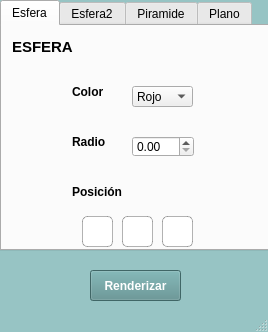
<?xml version="1.0" encoding="UTF-8"?>
<ui version="4.0">
 <class>VentanaPrincipal</class>
 <widget class="QMainWindow" name="VentanaPrincipal">
  <property name="geometry">
   <rect>
    <x>0</x>
    <y>0</y>
    <width>268</width>
    <height>332</height>
   </rect>
  </property>
  <property name="windowTitle">
   <string>Interfaz</string>
  </property>
  <property name="styleSheet">
   <string notr="true">QMainWindow{
	background: #97c4c4;
	margin: 20px auto;
	padding: 18px 20px;
	width: 200px;
	background-clip: padding-box;
	border-bottom-color: #142647;
	border-radius: 5px;
}

</string>
  </property>
  <widget class="QWidget" name="centralwidget">
   <widget class="QPushButton" name="boton_renderizar">
    <property name="geometry">
     <rect>
      <x>90</x>
      <y>270</y>
      <width>91</width>
      <height>31</height>
     </rect>
    </property>
    <property name="font">
     <font>
      <weight>75</weight>
      <bold>true</bold>
     </font>
    </property>
    <property name="styleSheet">
     <string notr="true">QPushButton{
	background:#5a8f8f;
	color:#fff;
}
</string>
    </property>
    <property name="text">
     <string>Renderizar</string>
    </property>
    <property name="autoRepeatDelay">
     <number>1</number>
    </property>
   </widget>
   <widget class="QTabWidget" name="colorE2">
    <property name="geometry">
     <rect>
      <x>0</x>
      <y>0</y>
      <width>271</width>
      <height>251</height>
     </rect>
    </property>
    <property name="sizePolicy">
     <sizepolicy hsizetype="Expanding" vsizetype="Expanding">
      <horstretch>5</horstretch>
      <verstretch>0</verstretch>
     </sizepolicy>
    </property>
    <property name="maximumSize">
     <size>
      <width>16777215</width>
      <height>16777215</height>
     </size>
    </property>
    <property name="styleSheet">
     <string notr="true">QTabWidget::pane &gt; QWidget {
    background-color: #97c4c4;

}

QTabWidget::pane {
    background-color: #97c4c4;
}

</string>
    </property>
    <property name="currentIndex">
     <number>0</number>
    </property>
    <widget class="QWidget" name="tab">
     <attribute name="title">
      <string>Esfera</string>
     </attribute>
     <widget class="QTextEdit" name="xEsfera1">
      <property name="geometry">
       <rect>
        <x>80</x>
        <y>190</y>
        <width>31</width>
        <height>31</height>
       </rect>
      </property>
      <property name="sizePolicy">
       <sizepolicy hsizetype="Expanding" vsizetype="Expanding">
        <horstretch>0</horstretch>
        <verstretch>0</verstretch>
       </sizepolicy>
      </property>
      <property name="maximumSize">
       <size>
        <width>16777215</width>
        <height>16777215</height>
       </size>
      </property>
      <property name="styleSheet">
       <string notr="true">QTextEdit{ 
	background: #fff;
	font-size: 13px;
	color: #000;
	border: 1px solid rgba(0,0,0,0.3);
	border-radius: 5px;
}</string>
      </property>
      <property name="verticalScrollBarPolicy">
       <enum>Qt::ScrollBarAlwaysOff</enum>
      </property>
      <property name="horizontalScrollBarPolicy">
       <enum>Qt::ScrollBarAlwaysOff</enum>
      </property>
     </widget>
     <widget class="QTextEdit" name="zEsfera1">
      <property name="geometry">
       <rect>
        <x>160</x>
        <y>190</y>
        <width>31</width>
        <height>31</height>
       </rect>
      </property>
      <property name="styleSheet">
       <string notr="true">QTextEdit{ 
	background: #fff;
	font-size: 13px;
	color: #000;
	border: 1px solid rgba(0,0,0,0.3);
	border-radius: 5px;
}</string>
      </property>
      <property name="verticalScrollBarPolicy">
       <enum>Qt::ScrollBarAlwaysOff</enum>
      </property>
      <property name="horizontalScrollBarPolicy">
       <enum>Qt::ScrollBarAlwaysOff</enum>
      </property>
     </widget>
     <widget class="QTextEdit" name="yEsfera1">
      <property name="geometry">
       <rect>
        <x>120</x>
        <y>190</y>
        <width>31</width>
        <height>31</height>
       </rect>
      </property>
      <property name="styleSheet">
       <string notr="true">QTextEdit{ 
	background: #fff;
	font-size: 13px;
	color: #000;
	border: 1px solid rgba(0,0,0,0.3);
	border-radius: 5px;
}</string>
      </property>
      <property name="verticalScrollBarPolicy">
       <enum>Qt::ScrollBarAlwaysOff</enum>
      </property>
      <property name="horizontalScrollBarPolicy">
       <enum>Qt::ScrollBarAlwaysOff</enum>
      </property>
     </widget>
     <widget class="QLabel" name="label_3">
      <property name="geometry">
       <rect>
        <x>10</x>
        <y>0</y>
        <width>61</width>
        <height>41</height>
       </rect>
      </property>
      <property name="font">
       <font>
        <pointsize>11</pointsize>
        <weight>75</weight>
        <bold>true</bold>
       </font>
      </property>
      <property name="styleSheet">
       <string notr="true">QLabel{
	}</string>
      </property>
      <property name="text">
       <string>ESFERA</string>
      </property>
     </widget>
     <widget class="QLabel" name="label_7">
      <property name="geometry">
       <rect>
        <x>70</x>
        <y>150</y>
        <width>61</width>
        <height>31</height>
       </rect>
      </property>
      <property name="font">
       <font>
        <weight>75</weight>
        <bold>true</bold>
       </font>
      </property>
      <property name="text">
       <string>Posición</string>
      </property>
     </widget>
     <widget class="QDoubleSpinBox" name="radioE1">
      <property name="geometry">
       <rect>
        <x>130</x>
        <y>110</y>
        <width>62</width>
        <height>21</height>
       </rect>
      </property>
     </widget>
     <widget class="QLabel" name="label_12">
      <property name="geometry">
       <rect>
        <x>70</x>
        <y>50</y>
        <width>61</width>
        <height>31</height>
       </rect>
      </property>
      <property name="font">
       <font>
        <weight>75</weight>
        <bold>true</bold>
       </font>
      </property>
      <property name="text">
       <string>Color</string>
      </property>
     </widget>
     <widget class="QComboBox" name="colorE1">
      <property name="geometry">
       <rect>
        <x>130</x>
        <y>60</y>
        <width>61</width>
        <height>21</height>
       </rect>
      </property>
      <item>
       <property name="text">
        <string>Rojo</string>
       </property>
      </item>
      <item>
       <property name="text">
        <string>Verde</string>
       </property>
      </item>
      <item>
       <property name="text">
        <string>Azul</string>
       </property>
      </item>
      <item>
       <property name="text">
        <string>Blanco</string>
       </property>
      </item>
      <item>
       <property name="text">
        <string>Morado</string>
       </property>
      </item>
      <item>
       <property name="text">
        <string>Amarillo</string>
       </property>
      </item>
      <item>
       <property name="text">
        <string>New Item</string>
       </property>
      </item>
      <item>
       <property name="text">
        <string>Anaranjado</string>
       </property>
      </item>
     </widget>
     <widget class="QLabel" name="label_14">
      <property name="geometry">
       <rect>
        <x>70</x>
        <y>100</y>
        <width>51</width>
        <height>31</height>
       </rect>
      </property>
      <property name="font">
       <font>
        <weight>75</weight>
        <bold>true</bold>
       </font>
      </property>
      <property name="text">
       <string>Radio</string>
      </property>
     </widget>
    </widget>
    <widget class="QWidget" name="tab_3">
     <attribute name="title">
      <string>Esfera2</string>
     </attribute>
     <widget class="QLabel" name="label_8">
      <property name="geometry">
       <rect>
        <x>70</x>
        <y>150</y>
        <width>61</width>
        <height>31</height>
       </rect>
      </property>
      <property name="font">
       <font>
        <weight>75</weight>
        <bold>true</bold>
       </font>
      </property>
      <property name="text">
       <string>Posición</string>
      </property>
     </widget>
     <widget class="QDoubleSpinBox" name="radioE2">
      <property name="geometry">
       <rect>
        <x>130</x>
        <y>110</y>
        <width>62</width>
        <height>21</height>
       </rect>
      </property>
     </widget>
     <widget class="QTextEdit" name="zEsfera2">
      <property name="geometry">
       <rect>
        <x>160</x>
        <y>190</y>
        <width>31</width>
        <height>31</height>
       </rect>
      </property>
      <property name="styleSheet">
       <string notr="true">QTextEdit{ 
	background: #fff;
	font-size: 13px;
	color: #000;
	border: 1px solid rgba(0,0,0,0.3);
	border-radius: 5px;
}</string>
      </property>
      <property name="verticalScrollBarPolicy">
       <enum>Qt::ScrollBarAlwaysOff</enum>
      </property>
      <property name="horizontalScrollBarPolicy">
       <enum>Qt::ScrollBarAlwaysOff</enum>
      </property>
     </widget>
     <widget class="QLabel" name="label_6">
      <property name="geometry">
       <rect>
        <x>10</x>
        <y>0</y>
        <width>71</width>
        <height>41</height>
       </rect>
      </property>
      <property name="font">
       <font>
        <pointsize>11</pointsize>
        <weight>75</weight>
        <bold>true</bold>
       </font>
      </property>
      <property name="styleSheet">
       <string notr="true">QLabel{
	}</string>
      </property>
      <property name="text">
       <string>ESFERA 2</string>
      </property>
     </widget>
     <widget class="QTextEdit" name="yEsfera2">
      <property name="geometry">
       <rect>
        <x>120</x>
        <y>190</y>
        <width>31</width>
        <height>31</height>
       </rect>
      </property>
      <property name="styleSheet">
       <string notr="true">QTextEdit{ 
	background: #fff;
	font-size: 13px;
	color: #000;
	border: 1px solid rgba(0,0,0,0.3);
	border-radius: 5px;
}</string>
      </property>
      <property name="verticalScrollBarPolicy">
       <enum>Qt::ScrollBarAlwaysOff</enum>
      </property>
      <property name="horizontalScrollBarPolicy">
       <enum>Qt::ScrollBarAlwaysOff</enum>
      </property>
     </widget>
     <widget class="QLabel" name="label_15">
      <property name="geometry">
       <rect>
        <x>70</x>
        <y>100</y>
        <width>51</width>
        <height>31</height>
       </rect>
      </property>
      <property name="font">
       <font>
        <weight>75</weight>
        <bold>true</bold>
       </font>
      </property>
      <property name="text">
       <string>Radio</string>
      </property>
     </widget>
     <widget class="QTextEdit" name="xEsfera2">
      <property name="geometry">
       <rect>
        <x>80</x>
        <y>190</y>
        <width>31</width>
        <height>31</height>
       </rect>
      </property>
      <property name="sizePolicy">
       <sizepolicy hsizetype="Expanding" vsizetype="Expanding">
        <horstretch>0</horstretch>
        <verstretch>0</verstretch>
       </sizepolicy>
      </property>
      <property name="maximumSize">
       <size>
        <width>16777215</width>
        <height>16777215</height>
       </size>
      </property>
      <property name="styleSheet">
       <string notr="true">QTextEdit{ 
	background: #fff;
	font-size: 13px;
	color: #000;
	border: 1px solid rgba(0,0,0,0.3);
	border-radius: 5px;
}</string>
      </property>
      <property name="verticalScrollBarPolicy">
       <enum>Qt::ScrollBarAlwaysOff</enum>
      </property>
      <property name="horizontalScrollBarPolicy">
       <enum>Qt::ScrollBarAlwaysOff</enum>
      </property>
     </widget>
     <widget class="QComboBox" name="comboBox_7">
      <property name="geometry">
       <rect>
        <x>130</x>
        <y>60</y>
        <width>61</width>
        <height>21</height>
       </rect>
      </property>
     </widget>
     <widget class="QLabel" name="label_16">
      <property name="geometry">
       <rect>
        <x>70</x>
        <y>50</y>
        <width>61</width>
        <height>31</height>
       </rect>
      </property>
      <property name="font">
       <font>
        <weight>75</weight>
        <bold>true</bold>
       </font>
      </property>
      <property name="text">
       <string>Color</string>
      </property>
     </widget>
    </widget>
    <widget class="QWidget" name="tab_2">
     <attribute name="title">
      <string>Piramide</string>
     </attribute>
     <widget class="QLabel" name="label_13">
      <property name="geometry">
       <rect>
        <x>70</x>
        <y>50</y>
        <width>61</width>
        <height>31</height>
       </rect>
      </property>
      <property name="font">
       <font>
        <weight>75</weight>
        <bold>true</bold>
       </font>
      </property>
      <property name="text">
       <string>Color</string>
      </property>
     </widget>
     <widget class="QLabel" name="label_4">
      <property name="geometry">
       <rect>
        <x>10</x>
        <y>0</y>
        <width>81</width>
        <height>41</height>
       </rect>
      </property>
      <property name="font">
       <font>
        <pointsize>11</pointsize>
        <weight>75</weight>
        <bold>true</bold>
       </font>
      </property>
      <property name="styleSheet">
       <string notr="true">QLabel{
	}</string>
      </property>
      <property name="text">
       <string>PIRAMIDE</string>
      </property>
     </widget>
     <widget class="QTextEdit" name="xPiramide1">
      <property name="geometry">
       <rect>
        <x>80</x>
        <y>140</y>
        <width>31</width>
        <height>31</height>
       </rect>
      </property>
      <property name="sizePolicy">
       <sizepolicy hsizetype="Expanding" vsizetype="Expanding">
        <horstretch>0</horstretch>
        <verstretch>0</verstretch>
       </sizepolicy>
      </property>
      <property name="maximumSize">
       <size>
        <width>16777215</width>
        <height>16777215</height>
       </size>
      </property>
      <property name="styleSheet">
       <string notr="true">QTextEdit{ 
	background: #fff;
	font-size: 13px;
	color: #000;
	border: 1px solid rgba(0,0,0,0.3);
	border-radius: 5px;
}</string>
      </property>
      <property name="verticalScrollBarPolicy">
       <enum>Qt::ScrollBarAlwaysOff</enum>
      </property>
      <property name="horizontalScrollBarPolicy">
       <enum>Qt::ScrollBarAlwaysOff</enum>
      </property>
     </widget>
     <widget class="QTextEdit" name="yPiramide1">
      <property name="geometry">
       <rect>
        <x>120</x>
        <y>140</y>
        <width>31</width>
        <height>31</height>
       </rect>
      </property>
      <property name="styleSheet">
       <string notr="true">QTextEdit{ 
	background: #fff;
	font-size: 13px;
	color: #000;
	border: 1px solid rgba(0,0,0,0.3);
	border-radius: 5px;
}</string>
      </property>
      <property name="verticalScrollBarPolicy">
       <enum>Qt::ScrollBarAlwaysOff</enum>
      </property>
      <property name="horizontalScrollBarPolicy">
       <enum>Qt::ScrollBarAlwaysOff</enum>
      </property>
     </widget>
     <widget class="QComboBox" name="colorPiramide">
      <property name="geometry">
       <rect>
        <x>130</x>
        <y>60</y>
        <width>61</width>
        <height>21</height>
       </rect>
      </property>
     </widget>
     <widget class="QTextEdit" name="zPiramide1">
      <property name="geometry">
       <rect>
        <x>160</x>
        <y>140</y>
        <width>31</width>
        <height>31</height>
       </rect>
      </property>
      <property name="styleSheet">
       <string notr="true">QTextEdit{ 
	background: #fff;
	font-size: 13px;
	color: #000;
	border: 1px solid rgba(0,0,0,0.3);
	border-radius: 5px;
}</string>
      </property>
      <property name="verticalScrollBarPolicy">
       <enum>Qt::ScrollBarAlwaysOff</enum>
      </property>
      <property name="horizontalScrollBarPolicy">
       <enum>Qt::ScrollBarAlwaysOff</enum>
      </property>
     </widget>
     <widget class="QLabel" name="label_9">
      <property name="geometry">
       <rect>
        <x>70</x>
        <y>100</y>
        <width>61</width>
        <height>31</height>
       </rect>
      </property>
      <property name="font">
       <font>
        <weight>75</weight>
        <bold>true</bold>
       </font>
      </property>
      <property name="text">
       <string>Posición</string>
      </property>
     </widget>
     <widget class="QTextEdit" name="xPiramide2">
      <property name="geometry">
       <rect>
        <x>80</x>
        <y>180</y>
        <width>31</width>
        <height>31</height>
       </rect>
      </property>
      <property name="sizePolicy">
       <sizepolicy hsizetype="Expanding" vsizetype="Expanding">
        <horstretch>0</horstretch>
        <verstretch>0</verstretch>
       </sizepolicy>
      </property>
      <property name="maximumSize">
       <size>
        <width>16777215</width>
        <height>16777215</height>
       </size>
      </property>
      <property name="styleSheet">
       <string notr="true">QTextEdit{ 
	background: #fff;
	font-size: 13px;
	color: #000;
	border: 1px solid rgba(0,0,0,0.3);
	border-radius: 5px;
}</string>
      </property>
      <property name="verticalScrollBarPolicy">
       <enum>Qt::ScrollBarAlwaysOff</enum>
      </property>
      <property name="horizontalScrollBarPolicy">
       <enum>Qt::ScrollBarAlwaysOff</enum>
      </property>
     </widget>
     <widget class="QTextEdit" name="yPiramide2">
      <property name="geometry">
       <rect>
        <x>120</x>
        <y>180</y>
        <width>31</width>
        <height>31</height>
       </rect>
      </property>
      <property name="styleSheet">
       <string notr="true">QTextEdit{ 
	background: #fff;
	font-size: 13px;
	color: #000;
	border: 1px solid rgba(0,0,0,0.3);
	border-radius: 5px;
}</string>
      </property>
      <property name="verticalScrollBarPolicy">
       <enum>Qt::ScrollBarAlwaysOff</enum>
      </property>
      <property name="horizontalScrollBarPolicy">
       <enum>Qt::ScrollBarAlwaysOff</enum>
      </property>
     </widget>
     <widget class="QTextEdit" name="zPiramide2">
      <property name="geometry">
       <rect>
        <x>160</x>
        <y>180</y>
        <width>31</width>
        <height>31</height>
       </rect>
      </property>
      <property name="styleSheet">
       <string notr="true">QTextEdit{ 
	background: #fff;
	font-size: 13px;
	color: #000;
	border: 1px solid rgba(0,0,0,0.3);
	border-radius: 5px;
}</string>
      </property>
      <property name="verticalScrollBarPolicy">
       <enum>Qt::ScrollBarAlwaysOff</enum>
      </property>
      <property name="horizontalScrollBarPolicy">
       <enum>Qt::ScrollBarAlwaysOff</enum>
      </property>
     </widget>
    </widget>
    <widget class="QWidget" name="tab_4">
     <attribute name="title">
      <string>Plano</string>
     </attribute>
     <widget class="QLabel" name="label_5">
      <property name="geometry">
       <rect>
        <x>10</x>
        <y>0</y>
        <width>81</width>
        <height>41</height>
       </rect>
      </property>
      <property name="font">
       <font>
        <pointsize>11</pointsize>
        <weight>75</weight>
        <bold>true</bold>
       </font>
      </property>
      <property name="styleSheet">
       <string notr="true">QLabel{
	}</string>
      </property>
      <property name="text">
       <string>PLANO</string>
      </property>
     </widget>
     <widget class="QTextEdit" name="xPlano1">
      <property name="geometry">
       <rect>
        <x>80</x>
        <y>140</y>
        <width>31</width>
        <height>31</height>
       </rect>
      </property>
      <property name="sizePolicy">
       <sizepolicy hsizetype="Expanding" vsizetype="Expanding">
        <horstretch>0</horstretch>
        <verstretch>0</verstretch>
       </sizepolicy>
      </property>
      <property name="maximumSize">
       <size>
        <width>16777215</width>
        <height>16777215</height>
       </size>
      </property>
      <property name="styleSheet">
       <string notr="true">QTextEdit{ 
	background: #fff;
	font-size: 13px;
	color: #000;
	border: 1px solid rgba(0,0,0,0.3);
	border-radius: 5px;
}</string>
      </property>
      <property name="verticalScrollBarPolicy">
       <enum>Qt::ScrollBarAlwaysOff</enum>
      </property>
      <property name="horizontalScrollBarPolicy">
       <enum>Qt::ScrollBarAlwaysOff</enum>
      </property>
     </widget>
     <widget class="QTextEdit" name="xPlano2">
      <property name="geometry">
       <rect>
        <x>80</x>
        <y>180</y>
        <width>31</width>
        <height>31</height>
       </rect>
      </property>
      <property name="sizePolicy">
       <sizepolicy hsizetype="Expanding" vsizetype="Expanding">
        <horstretch>0</horstretch>
        <verstretch>0</verstretch>
       </sizepolicy>
      </property>
      <property name="maximumSize">
       <size>
        <width>16777215</width>
        <height>16777215</height>
       </size>
      </property>
      <property name="styleSheet">
       <string notr="true">QTextEdit{ 
	background: #fff;
	font-size: 13px;
	color: #000;
	border: 1px solid rgba(0,0,0,0.3);
	border-radius: 5px;
}</string>
      </property>
      <property name="verticalScrollBarPolicy">
       <enum>Qt::ScrollBarAlwaysOff</enum>
      </property>
      <property name="horizontalScrollBarPolicy">
       <enum>Qt::ScrollBarAlwaysOff</enum>
      </property>
     </widget>
     <widget class="QTextEdit" name="yPlano2">
      <property name="geometry">
       <rect>
        <x>120</x>
        <y>180</y>
        <width>31</width>
        <height>31</height>
       </rect>
      </property>
      <property name="styleSheet">
       <string notr="true">QTextEdit{ 
	background: #fff;
	font-size: 13px;
	color: #000;
	border: 1px solid rgba(0,0,0,0.3);
	border-radius: 5px;
}</string>
      </property>
      <property name="verticalScrollBarPolicy">
       <enum>Qt::ScrollBarAlwaysOff</enum>
      </property>
      <property name="horizontalScrollBarPolicy">
       <enum>Qt::ScrollBarAlwaysOff</enum>
      </property>
     </widget>
     <widget class="QTextEdit" name="yPlano1">
      <property name="geometry">
       <rect>
        <x>120</x>
        <y>140</y>
        <width>31</width>
        <height>31</height>
       </rect>
      </property>
      <property name="styleSheet">
       <string notr="true">QTextEdit{ 
	background: #fff;
	font-size: 13px;
	color: #000;
	border: 1px solid rgba(0,0,0,0.3);
	border-radius: 5px;
}</string>
      </property>
      <property name="verticalScrollBarPolicy">
       <enum>Qt::ScrollBarAlwaysOff</enum>
      </property>
      <property name="horizontalScrollBarPolicy">
       <enum>Qt::ScrollBarAlwaysOff</enum>
      </property>
     </widget>
     <widget class="QComboBox" name="colorPlano">
      <property name="geometry">
       <rect>
        <x>130</x>
        <y>60</y>
        <width>61</width>
        <height>21</height>
       </rect>
      </property>
     </widget>
     <widget class="QLabel" name="label_17">
      <property name="geometry">
       <rect>
        <x>70</x>
        <y>50</y>
        <width>61</width>
        <height>31</height>
       </rect>
      </property>
      <property name="font">
       <font>
        <weight>75</weight>
        <bold>true</bold>
       </font>
      </property>
      <property name="text">
       <string>Color</string>
      </property>
     </widget>
     <widget class="QTextEdit" name="zPlano1">
      <property name="geometry">
       <rect>
        <x>160</x>
        <y>140</y>
        <width>31</width>
        <height>31</height>
       </rect>
      </property>
      <property name="styleSheet">
       <string notr="true">QTextEdit{ 
	background: #fff;
	font-size: 13px;
	color: #000;
	border: 1px solid rgba(0,0,0,0.3);
	border-radius: 5px;
}</string>
      </property>
      <property name="verticalScrollBarPolicy">
       <enum>Qt::ScrollBarAlwaysOff</enum>
      </property>
      <property name="horizontalScrollBarPolicy">
       <enum>Qt::ScrollBarAlwaysOff</enum>
      </property>
     </widget>
     <widget class="QLabel" name="label_10">
      <property name="geometry">
       <rect>
        <x>70</x>
        <y>100</y>
        <width>61</width>
        <height>31</height>
       </rect>
      </property>
      <property name="font">
       <font>
        <weight>75</weight>
        <bold>true</bold>
       </font>
      </property>
      <property name="text">
       <string>Posición</string>
      </property>
     </widget>
     <widget class="QTextEdit" name="zPlano2">
      <property name="geometry">
       <rect>
        <x>160</x>
        <y>180</y>
        <width>31</width>
        <height>31</height>
       </rect>
      </property>
      <property name="styleSheet">
       <string notr="true">QTextEdit{ 
	background: #fff;
	font-size: 13px;
	color: #000;
	border: 1px solid rgba(0,0,0,0.3);
	border-radius: 5px;
}</string>
      </property>
      <property name="verticalScrollBarPolicy">
       <enum>Qt::ScrollBarAlwaysOff</enum>
      </property>
      <property name="horizontalScrollBarPolicy">
       <enum>Qt::ScrollBarAlwaysOff</enum>
      </property>
     </widget>
    </widget>
   </widget>
   <zorder>colorE2</zorder>
   <zorder>boton_renderizar</zorder>
  </widget>
  <widget class="QStatusBar" name="statusbar"/>
 </widget>
 <resources/>
 <connections/>
</ui>
